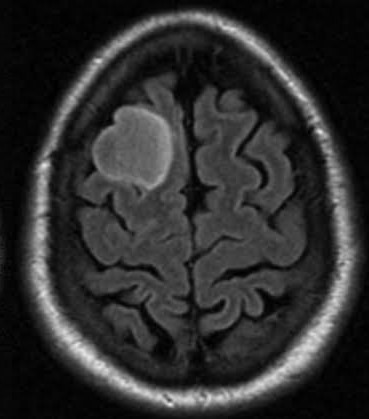
#> input picture data/Testing/glioma_tumor/image(100).jpg, 369 x 419 px
$ python -i fractal_manager.py   (imports and definitions only)
#> lines starting #> are read from the running program, lines starting #| are printed output that depends on the picture; after the words box and inside, x2 and y2 are one past the last pixel; in counts of white or black regions, pixels touching at a corner belong together
### src/core/methods/box_counting.py
import math
import numpy as np
from src.utils import less_square_get_coefficient


def calculate_grid_method(image, black_boundary, start_size, end_size, step):
    """
    Box Counting.
    Важливо: start_size має бути більшим за товщину лінії на зображенні,
    інакше результат буде заниженим.
    """

    # Бінаризація
    img_array = np.array(image)

    # Маска (True = чорний піксель)
    if len(img_array.shape) == 3:  # RGB
        mask = (
            (img_array[:, :, 0] <= black_boundary) &
            (img_array[:, :, 1] <= black_boundary) &
            (img_array[:, :, 2] <= black_boundary)
        )
    else:  # Grayscale
        mask = img_array <= black_boundary

    # Координати чорних пікселів
    # y, x = np.where(mask)
    pixels = np.column_stack(np.where(mask))

    if len(pixels) == 0:
        return 0, []

    points = []

    # Валідація параметрів циклу
    if start_size < 1:
        start_size = 1
    if end_size < start_size:
        end_size = start_size + 1
    if step < 1:
        step = 1

    # Основний цикл
    for box_size in range(start_size, end_size + 1, step):
        # Цілочисельне ділення координат пікселів на розмір сітки дає індекс коробки. (x // size, y // size)

        # Оптимізація: ділимо зразу весь масив координат
        scaled_pixels = pixels // box_size

        # Кількість унікальних рядків (коробок)
        unique_boxes = np.unique(scaled_pixels, axis=0)
        count_n = len(unique_boxes)

        if count_n > 0:
            # X = ln(1/eps) = -ln(eps)
            # Y = ln(N)
            ln_inv_eps = math.log(1.0 / box_size)
            ln_n = math.log(count_n)
            points.append((ln_inv_eps, ln_n))

    # Регресія
    k, b = less_square_get_coefficient(points)

    return k, points

### src/utils.py
import math


def less_square_get_coefficient(points):
    """
    Апроксимація методом найменших квадратів (Normal Equations).

    Повертає:
    k - нахил прямої (Фрактальна розмірність)
    b - зсув (intercept)
    """

    if not points or len(points) < 2:
        return 0, 0

    # Підготовка даних
    # X = ln(1/size), Y = ln(N)
    x_vals = [p[0] for p in points]
    y_vals = [p[1] for p in points]
    N = len(points)

    sum_x = sum(x_vals)
    sum_y = sum(y_vals)
    sum_xx = sum(x * x for x in x_vals)
    sum_xy = sum(x * y for x, y in zip(x_vals, y_vals))

    # Визначальник матриці
    # Формула для матриці 2x2: det = ad - bc
    denominator = (N * sum_xx - sum_x * sum_x)

    if denominator == 0:
        return 0, 0

    # Розрахунок коефіцієнтів за методом Крамера
    # k (slope) = (N * sum_xy - sum_x * sum_y) / det
    # b (intercept) = (sum_y * sum_xx - sum_x * sum_xy) / det
    k = (N * sum_xy - sum_x * sum_y) / denominator
    b = (sum_y * sum_xx - sum_x * sum_xy) / denominator

    return k, b

### src/core/fractal_manager.py
import cv2
import numpy as np
from PIL import Image, ImageFilter
from src.core.methods import box_counting, hausdorff, mass_radius, dilation

class FractalManager:
    def __init__(self):
        self.black_boundary = 40

        self.box_start = 5
        self.box_end = 60
        self.box_step = 2

        self.haus_start = 5
        self.haus_end = 50
        self.haus_step = 2

        self.mass_start = 2
        self.mass_end = 100
        self.mass_step = 2

        self.dilation_min_size = 4

        self.cd_points = []
        self.haus_points = []
        self.mr_points = []
        self.dilation_points = []

        self.image = None

    def load_image(self, image_path):
        try:
            self.image = Image.open(image_path).convert('RGB')
            return True
        except FileNotFoundError:
            return False
        except Exception as e:
            print(f"Помилка завантаження файлу: {e}")
            return False

    # Підготовка для контурів (Box-Counting, Hausdorff, Dilation)
    def _preprocess_for_boundaries(self):
        """
        Використовується детектор меж Canny для отримання тонкого
        контуру (1 піксель).
        """
        gray_image = np.array(self.image.convert('L'))

        # Застосовуання алгоритму Canny (пороги 50 і 150 для чітких меж)
        edges = cv2.Canny(gray_image, 50, 150)

        # Інвертація кольорів, якщо алгоритм очікує чорні контури на білому тлі.
        # Або як є (Canny дає білі контури на чорному тлі).
        # Методи мають автоінверсію, поверенення результату.
        return Image.fromarray(edges)

    # Підготовка для маси (Mass-Radius)
    # [12 lines left out: function _preprocess_for_mass, not called in this run]

    # Виклики методів для обчислення фрактальних розмірностей

    def calculate_grid_dimension(self, image_path):
        if self.load_image(image_path):
            # Box-Counting рахує складність контуру
#> in load_image, self.image is the input picture: PIL image 369x419 RGB; min 0, max 235, mean 46.5
            clean_image = self._preprocess_for_boundaries()
#> in _preprocess_for_boundaries, `edges = cv2.Canny(gray_image, 50, 150)`:
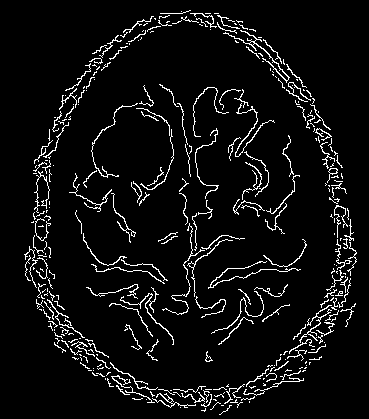
#> edges: shape (419, 369); 6% white in thin lines or dots, all inside (x1, y1, x2, y2) = (24, 10, 357, 415)
            k, points = box_counting.calculate_grid_method(
                clean_image, 127, self.box_start, self.box_end, self.box_step
            )
#> in calculate_grid_method, `pixels = np.column_stack(np.where(mask))`: pixels = 145363 pairs, first value 0 to 418, second value 0 to 368
#> the loop in calculate_grid_method, `for box_size in range(start_size, end_size + 1, step):` made 28 passes
#> (count_n, ln_n) on passes 1 to 12: (6216, 8.73), (3180, 8.06), (1927, 7.56), (1326, 7.19), (957, 6.86), (700, 6.55), (550, 6.31), (460, 6.13), (360, 5.89), (323, 5.78), (255, 5.54), (224, 5.41)
#> after the loop in calculate_grid_method, `for box_size in range(start_size, end_size + 1, step):`: points = 28 pairs, first value -4.08 to -1.61, second value 4.03 to 8.73
#> in less_square_get_coefficient, `x_vals = [p[0] for p in points]`: x_vals = 28 values, max -1.61 at index 0, min -4.08 at index 27, mean -3.29
#> in less_square_get_coefficient, `y_vals = [p[1] for p in points]`: y_vals = 28 values, max 8.73 at index 0, min 4.03 at index 24, mean 5.44
#> in less_square_get_coefficient, `N = len(points)`: N = 28
#> in less_square_get_coefficient, `sum_x = sum(x_vals)`: sum_x = -92.08
#> in less_square_get_coefficient, `sum_y = sum(y_vals)`: sum_y = 152.4
#> in less_square_get_coefficient, `sum_xx = sum(x * x for x in x_vals)`: sum_xx = 315
#> in less_square_get_coefficient, `sum_xy = sum(x * y for x, y in zip(x_vals, y_vals))`: sum_xy = -477.3
#> in less_square_get_coefficient, `denominator = (N * sum_xx - sum_x * sum_x)`: denominator = 341.8
#> in less_square_get_coefficient, `k = (N * sum_xy - sum_x * sum_y) / denominator`: k = 1.95
#> in less_square_get_coefficient, `b = (sum_y * sum_xx - sum_x * sum_xy) / denominator`: b = 11.84
#> in calculate_grid_method, `k, b = less_square_get_coefficient(points)`: k = 1.95; b = 11.84
#> k = 1.95
            self.cd_points = points
#> self.cd_points has the same summary as points in calculate_grid_method
            return k
        return None

    # [32 lines left out: functions calculate_hausdorff_dimension, calculate_dilation_dimension, calculate_mass_radius_dimension, not called in this run]

    def calculate_caliper_dimension(self, path):
        pass

    def calculate_multifractal_with_local_density_function(self):
        pass

>>> result = FractalManager().calculate_grid_dimension('../../data/Testing/glioma_tumor/image(100).jpg')
#> result = 1.95

$ run again, on data/Testing/glioma_tumor/image(11).jpg
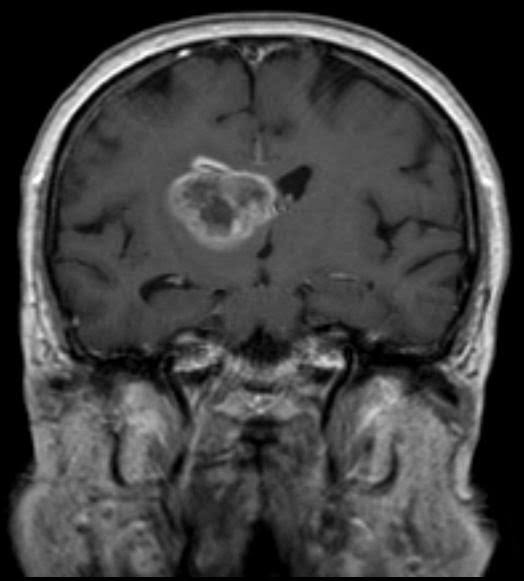
#> input picture data/Testing/glioma_tumor/image(11).jpg, 524 x 581 px
#> in load_image, self.image is the input picture: PIL image 524x581 RGB; min 0, max 255, mean 65
#> in _preprocess_for_boundaries, `edges = cv2.Canny(gray_image, 50, 150)`:
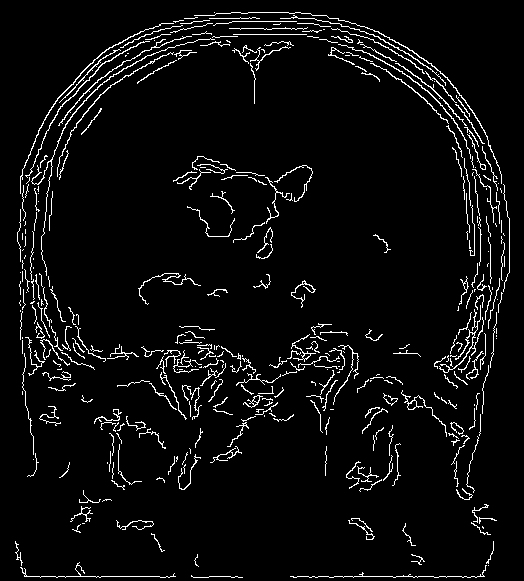
#> edges: shape (581, 524); 4.8% white in thin lines or dots
#> mask: shape (581, 524) bool; 95.2% white; black in thin lines or dots
#> pixels = 289778 pairs, first value 0 to 580, second value 0 to 523
#> the loop in calculate_grid_method, `for box_size in range(start_size, end_size + 1, step):` made 28 passes
#> (count_n, ln_n) on passes 1 to 8: (12285, 9.42), (6225, 8.74), (3835, 8.25), (2544, 7.84), (1845, 7.52), (1365, 7.22), (1085, 6.99), (868, 6.77)
#> after the loop in calculate_grid_method, `for box_size in range(start_size, end_size + 1, step):`: points = 28 pairs, first value -4.08 to -1.61, second value 4.5 to 9.42
#> x_vals = 28 values, max -1.61 at index 0, min -4.08 at index 27, mean -3.29
#> y_vals = 28 values, max 9.42 at index 0, min 4.5 at index 27, mean 6.1
#> N = 28
#> sum_x = -92.08
#> sum_y = 170.7
#> sum_xx = 315
#> sum_xy = -537.5
#> denominator = 341.8
#> in less_square_get_coefficient, `k = (N * sum_xy - sum_x * sum_y) / denominator`: k = 1.96
#> in less_square_get_coefficient, `b = (sum_y * sum_xx - sum_x * sum_xy) / denominator`: b = 12.55
#> in calculate_grid_method, `k, b = less_square_get_coefficient(points)`: k = 1.96; b = 12.55
#> in calculate_grid_dimension, `k, points = box_counting.calculate_grid_method( clean_image, 127, self..`: k = 1.96
#> self.cd_points has the same summary as points in calculate_grid_method

$ run again, on data/Testing/glioma_tumor/image(13).jpg
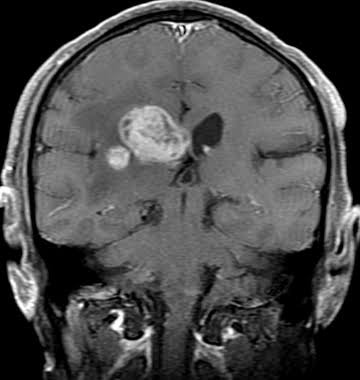
#> input picture data/Testing/glioma_tumor/image(13).jpg, 360 x 380 px
#> in load_image, self.image is the input picture: PIL image 360x380 RGB; min 0, max 255, mean 75.3
#> in _preprocess_for_boundaries, `edges = cv2.Canny(gray_image, 50, 150)`:
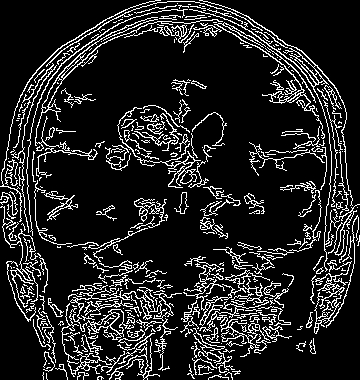
#> edges: shape (380, 360); 13.9% white in thin lines or dots
#> mask: shape (380, 360) bool; 86.1% white; black in thin lines or dots
#> pixels = 117842 pairs, first value 0 to 379, second value 0 to 359
#> the loop in calculate_grid_method, `for box_size in range(start_size, end_size + 1, step):` made 28 passes
#> (count_n, ln_n) on passes 1 to 8: (5472, 8.61), (2860, 7.96), (1720, 7.45), (1155, 7.05), (840, 6.73), (624, 6.44), (506, 6.23), (380, 5.94)
#> after the loop in calculate_grid_method, `for box_size in range(start_size, end_size + 1, step):`: points = 28 pairs, first value -4.08 to -1.61, second value 3.89 to 8.61
#> x_vals = 28 values, max -1.61 at index 0, min -4.08 at index 27, mean -3.29
#> y_vals = 28 values, max 8.61 at index 0, min 3.89 at index 25, mean 5.33
#> N = 28
#> sum_x = -92.08
#> sum_y = 149.4
#> sum_xx = 315
#> sum_xy = -467.6
#> denominator = 341.8
#> in less_square_get_coefficient, `k = (N * sum_xy - sum_x * sum_y) / denominator`: k = 1.94
#> in less_square_get_coefficient, `b = (sum_y * sum_xx - sum_x * sum_xy) / denominator`: b = 11.7
#> in calculate_grid_method, `k, b = less_square_get_coefficient(points)`: k = 1.94; b = 11.7
#> in calculate_grid_dimension, `k, points = box_counting.calculate_grid_method( clean_image, 127, self..`: k = 1.94
#> self.cd_points has the same summary as points in calculate_grid_method

$ run again, on data/Testing/glioma_tumor/image(14).jpg
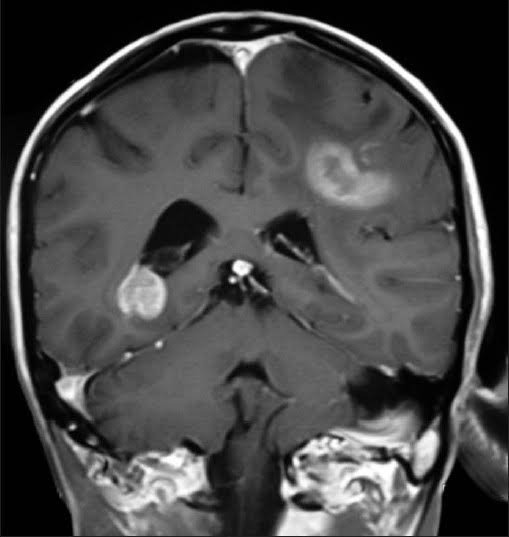
#> input picture data/Testing/glioma_tumor/image(14).jpg, 509 x 537 px
#> in load_image, self.image is the input picture: PIL image 509x537 RGB; min 0, max 255, mean 72.1
#> in _preprocess_for_boundaries, `edges = cv2.Canny(gray_image, 50, 150)`:
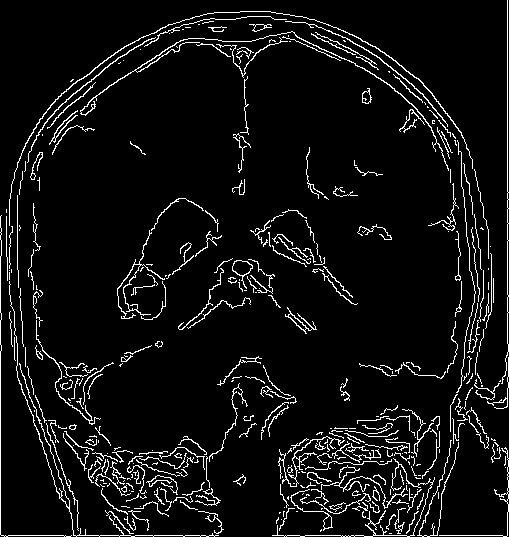
#> edges: shape (537, 509); 6.4% white in thin lines or dots
#> mask: shape (537, 509) bool; 93.6% white; black in thin lines or dots
#> pixels = 255882 pairs, first value 0 to 536, second value 0 to 508
#> the loop in calculate_grid_method, `for box_size in range(start_size, end_size + 1, step):` made 28 passes
#> (count_n, ln_n) on passes 1 to 8: (11016, 9.31), (5621, 8.63), (3420, 8.14), (2303, 7.74), (1680, 7.43), (1224, 7.11), (960, 6.87), (783, 6.66)
#> after the loop in calculate_grid_method, `for box_size in range(start_size, end_size + 1, step):`: points = 28 pairs, first value -4.08 to -1.61, second value 4.5 to 9.31
#> x_vals = 28 values, max -1.61 at index 0, min -4.08 at index 27, mean -3.29
#> y_vals = 28 values, max 9.31 at index 0, min 4.5 at index 26, mean 6
#> N = 28
#> sum_x = -92.08
#> sum_y = 167.9
#> sum_xx = 315
#> sum_xy = -528.3
#> denominator = 341.8
#> in less_square_get_coefficient, `k = (N * sum_xy - sum_x * sum_y) / denominator`: k = 1.96
#> in less_square_get_coefficient, `b = (sum_y * sum_xx - sum_x * sum_xy) / denominator`: b = 12.44
#> in calculate_grid_method, `k, b = less_square_get_coefficient(points)`: k = 1.96; b = 12.44
#> in calculate_grid_dimension, `k, points = box_counting.calculate_grid_method( clean_image, 127, self..`: k = 1.96
#> self.cd_points has the same summary as points in calculate_grid_method
